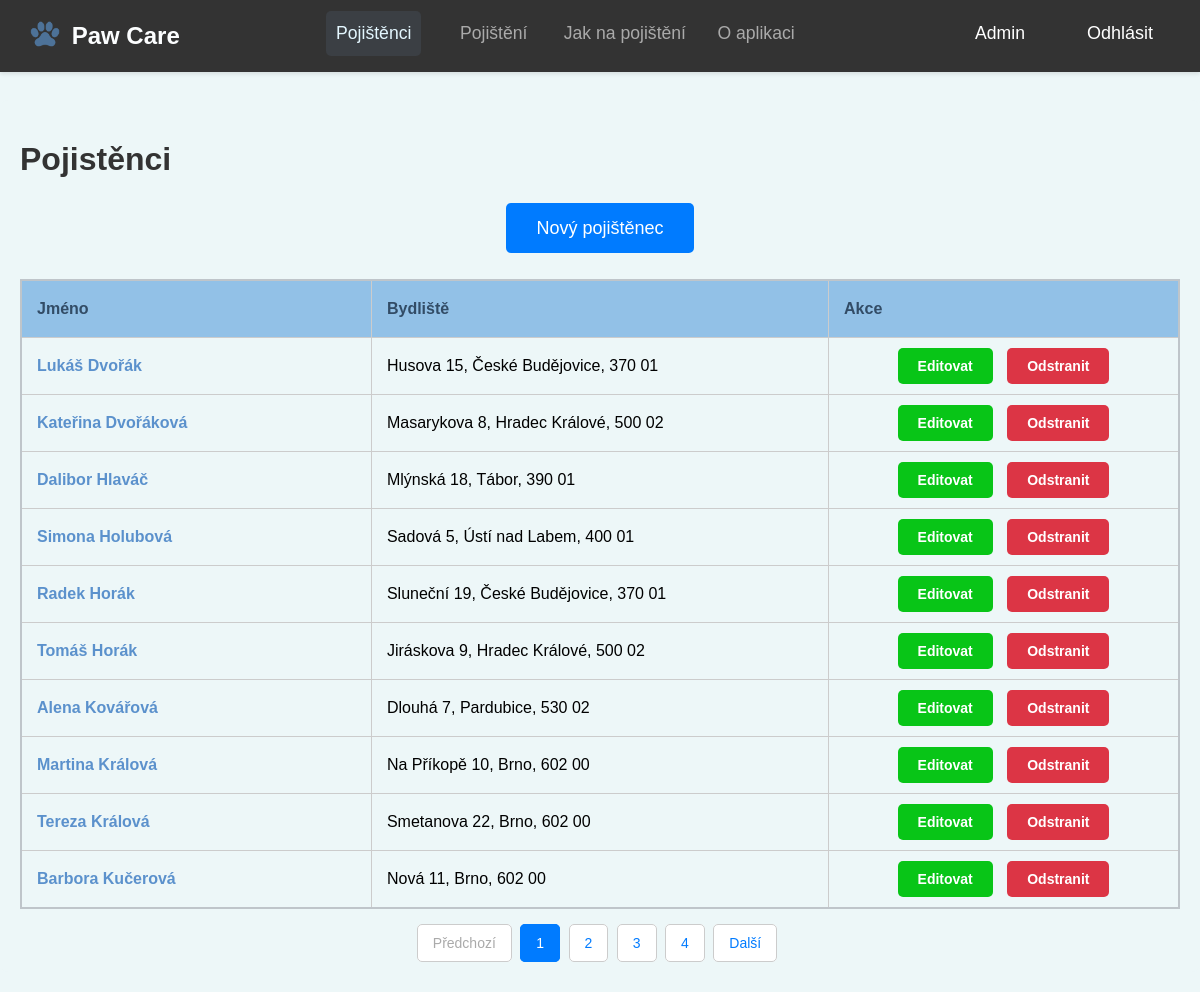
The page /pojisteni/seznam/ (signed in) on the database as committed earlier.
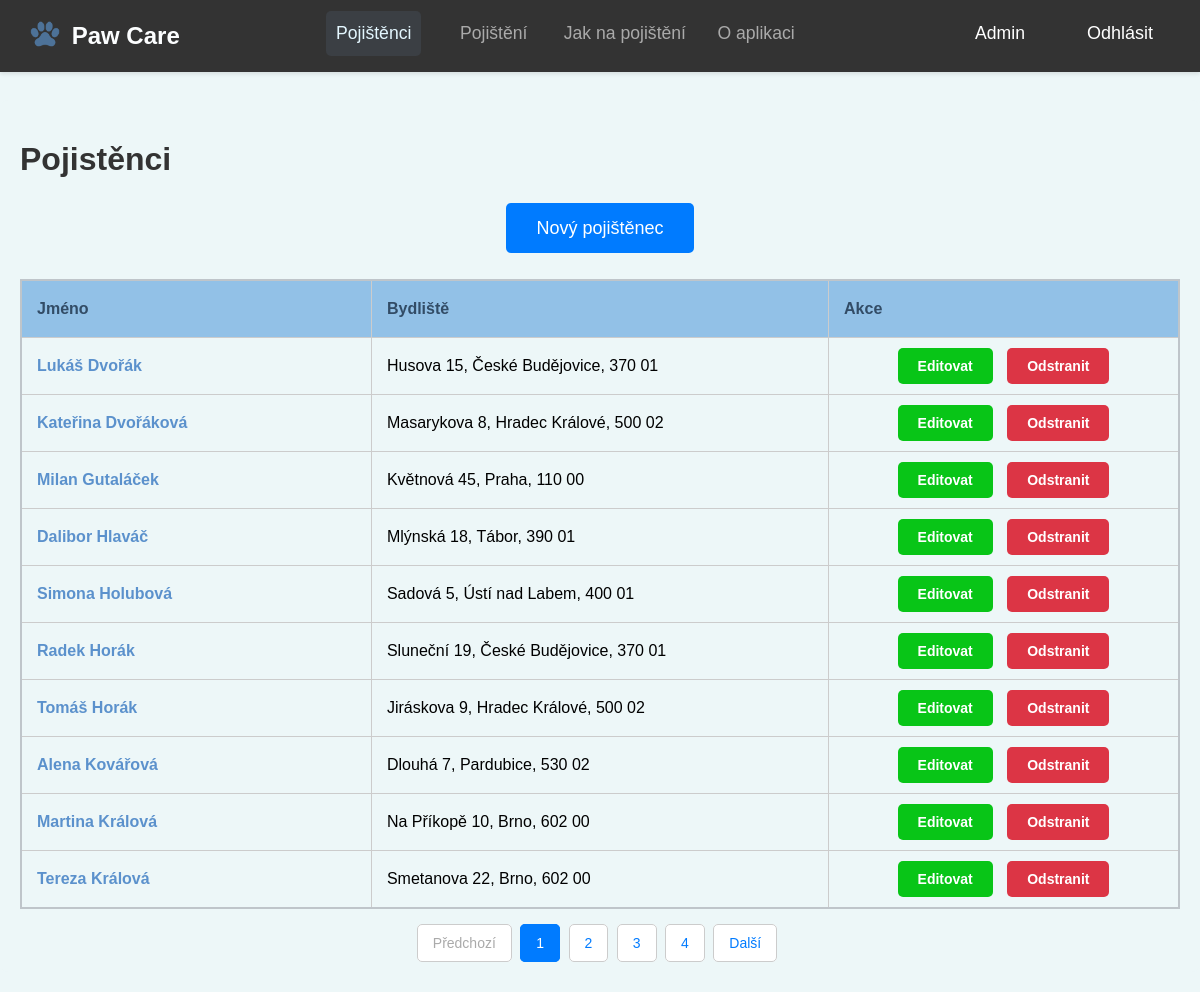
The same page on the database as committed later.
### insurance/models.py (models this page shows, shortened)
class InsuredPerson(models.Model):
    user = models.ForeignKey(User, on_delete=models.CASCADE, null=True, blank=True)
    first_name = models.CharField("Jméno", max_length=50)
    last_name = models.CharField("Příjmení", max_length=30)
    id_number = models.CharField("Rodné číslo", max_length=11)
    email = models.EmailField("Email")
    phone_number = models.CharField("Telefonní číslo", max_length=16)
    street_address = models.CharField("Ulice a číslo popisné", max_length=30)
    city = models.CharField("Město", max_length=30)
    postal_code = models.CharField("PSČ", max_length=6)
    class Meta:
        verbose_name = "Pojištěná osoba"
        verbose_name_plural = "Pojištěné osoby"

### insurance/views.py (the view)
# urls.py: path('', lambda request: redirect('insured_list'), name='index'),
@login_required
def index(request):
    if request.user.is_staff:
        insured_people_list = InsuredPerson.objects.all().order_by('last_name', 'first_name')
    else:
        insured_people_list = InsuredPerson.objects.filter(user=request.user).order_by('last_name', 'first_name')
    paginator = Paginator(insured_people_list, 10)  # počet pojištěnců na stránku
    page_number = request.GET.get('page')
    insured_people = paginator.get_page(page_number)
    return render(request, 'insurance/index.html', {'insured_people': insured_people})

### insurance/templates/insurance/index.html (shortened to what this page needs)
{% extends 'insurance/base.html' %}
{% block content %}
<div class="container">
        <h1>
            {% if user.is_staff %}
                Pojistěnci
            {% else %}
                Moje pojištění - {{ user.first_name }} {{ user.last_name }}
            {% endif %}
        </h1>
        {% if user.is_staff %}
        <div class="new-insured-button-container">
            <a href="{% url 'add_insured' %}" class="btn btn-primary new-insured-button">Nový pojištěnec</a>
        </div>
        {% endif %}
        <table class="table table-striped">
            <thead>
                <tr>
                    <th>Jméno</th>
                    <th>Bydliště</th>
                    <th>Akce</th>
                </tr>
            </thead>
            <tbody>
                {% for person in insured_people %}
                <tr>
                    <td>
                        <a href="{% url 'insured_detail' person.id %}">
                            {{ person.first_name }} {{ person.last_name }}
                        </a>
                    </td>
                    <td>{{ person.street_address }}, {{ person.city }}, {{ person.postal_code }}</td>
                    <td class="text-center">
                        <a href="{% url 'edit_insured' person.id %}" class="btn btn-warning">Editovat</a>
                        {% if user.is_staff %}
                            <a href="{% url 'delete_insured' person.id %}" class="btn btn-danger">Odstranit</a>
                        {% endif %}
                    </td>
                </tr>
                {% endfor %}
            </tbody>
        </table>
        {% if user.is_staff %}
        <div class="pagination">
            <span class="step-links">
                {% if insured_people.has_previous %}
                    <a href="?page={{ insured_people.previous_page_number }}" class="btn btn-light">Předchozí</a>
                {% else %}
                    <a href="#" class="btn btn-light disabled">Předchozí</a>
                {% endif %}
                {% for num in insured_people.paginator.page_range %}
                    {% if insured_people.number == num %}
                        <a href="?page={{ num }}" class="btn btn-primary">{{ num }}</a>
                    {% else %}
                        <a href="?page={{ num }}" class="btn btn-light">{{ num }}</a>
                    {% endif %}
                {% endfor %}
                {% if insured_people.has_next %}
                    <a href="?page={{ insured_people.next_page_number }}" class="btn btn-light">Další</a>
                {% else %}
                    <a href="#" class="btn btn-light disabled">Další</a>
                {% endif %}
                </span>
            </div>
        {% endif %}
</div>
{% endblock %}

Rows that differ between the two databases and show on the page:
no longer on this page (row edited): InsuredPerson: first_name "Barbora", last_name "Kučerová", street_address "Nová 11", city "Brno", postal_code "602 00"
added InsuredPerson: first_name "Milan", last_name "Gutaláček", street_address "Květnová 45", city "Praha", postal_code "110 00"
